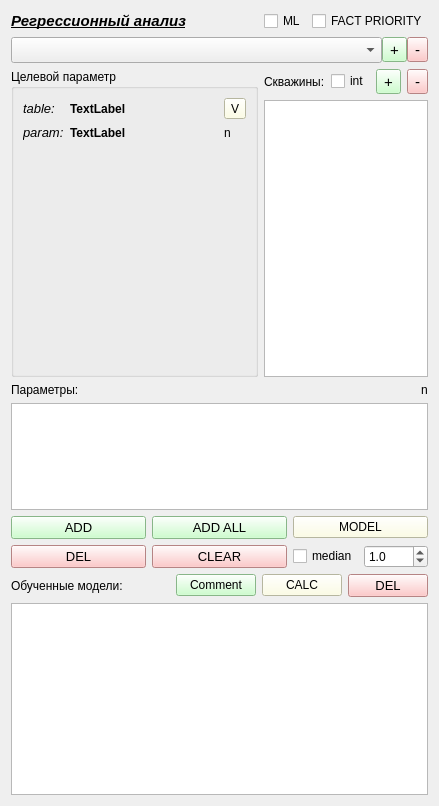
               <widget class="QWidget" name="tab_6">
                <attribute name="title">
                 <string>6</string>
                </attribute>
                <attribute name="toolTip">
                 <string>&lt;html&gt;&lt;head/&gt;&lt;body&gt;&lt;p&gt;Регрессионный анализ&lt;/p&gt;&lt;/body&gt;&lt;/html&gt;</string>
                </attribute>
                <layout class="QGridLayout" name="gridLayout_98">
                 <item row="0" column="0">
                  <layout class="QGridLayout" name="gridLayout_97" rowstretch="0,1,5,3,0">
                   <item row="3" column="0">
                    <layout class="QGridLayout" name="gridLayout_93">
                     <item row="0" column="0">
                      <layout class="QGridLayout" name="gridLayout_91">
                       <item row="1" column="0">
                        <widget class="QListWidget" name="listWidget_reg_param"/>
                       </item>
                       <item row="0" column="0">
                        <layout class="QGridLayout" name="gridLayout_101" columnstretch="1,0">
                         <item row="0" column="0">
                          <widget class="QLabel" name="label_24">
                           <property name="text">
                            <string>Параметры:</string>
                           </property>
                          </widget>
                         </item>
                         <item row="0" column="1">
                          <widget class="QLabel" name="label_reg_n_features">
                           <property name="text">
                            <string>n</string>
                           </property>
                          </widget>
                         </item>
                        </layout>
                       </item>
                      </layout>
                     </item>
                     <item row="1" column="0">
                      <layout class="QGridLayout" name="gridLayout_82">
                       <item row="0" column="1">
                        <widget class="QPushButton" name="pushButton_add_reg_all_param">
                         <property name="font">
                          <font>
                           <pointsize>10</pointsize>
                          </font>
                         </property>
                         <property name="styleSheet">
                          <string notr="true">background-color: rgb(191, 255, 191);</string>
                         </property>
                         <property name="text">
                          <string>ADD ALL</string>
                         </property>
                        </widget>
                       </item>
                       <item row="1" column="1">
                        <widget class="QPushButton" name="pushButton_clear_reg_param">
                         <property name="font">
                          <font>
                           <pointsize>10</pointsize>
                          </font>
                         </property>
                         <property name="toolTip">
                          <string>Очистить список параметров</string>
                         </property>
                         <property name="styleSheet">
                          <string notr="true">background-color: rgb(255, 185, 185);</string>
                         </property>
                         <property name="text">
                          <string>CLEAR</string>
                         </property>
                        </widget>
                       </item>
                       <item row="1" column="0">
                        <widget class="QPushButton" name="pushButton_del_reg_param">
                         <property name="font">
                          <font>
                           <pointsize>10</pointsize>
                          </font>
                         </property>
                         <property name="toolTip">
                          <string>Удалить выбранный параметр</string>
                         </property>
                         <property name="styleSheet">
                          <string notr="true">background-color: rgb(255, 185, 185);</string>
                         </property>
                         <property name="text">
                          <string>DEL</string>
                         </property>
                        </widget>
                       </item>
                       <item row="0" column="0">
                        <widget class="QPushButton" name="pushButton_add_reg_param">
                         <property name="font">
                          <font>
                           <pointsize>10</pointsize>
                          </font>
                         </property>
                         <property name="toolTip">
                          <string>Добавить параметр</string>
                         </property>
                         <property name="autoFillBackground">
                          <bool>false</bool>
                         </property>
                         <property name="styleSheet">
                          <string notr="true">background-color: rgb(191, 255, 191);</string>
                         </property>
                         <property name="text">
                          <string>ADD</string>
                         </property>
                        </widget>
                       </item>
                       <item row="0" column="2">
                        <widget class="QPushButton" name="pushButton_model_reg">
                         <property name="styleSheet">
                          <string notr="true">background-color: rgb(255, 255, 222);</string>
                         </property>
                         <property name="text">
                          <string>MODEL</string>
                         </property>
                        </widget>
                       </item>
                       <item row="1" column="2">
                        <layout class="QGridLayout" name="gridLayout_102">
                         <item row="0" column="0">
                          <widget class="QCheckBox" name="checkBox_reg_features_med">
                           <property name="toolTip">
                            <string>Усредненный сбор данных для модели - медиана в интервале</string>
                           </property>
                           <property name="text">
                            <string>median</string>
                           </property>
                          </widget>
                         </item>
                         <item row="0" column="1">
                          <widget class="QDoubleSpinBox" name="doubleSpinBox_reg_features_med_int">
                           <property name="toolTip">
                            <string>+/- метров от точки</string>
                           </property>
                           <property name="decimals">
                            <number>1</number>
                           </property>
                           <property name="value">
                            <double>1.000000000000000</double>
                           </property>
                          </widget>
                         </item>
                        </layout>
                       </item>
                      </layout>
                     </item>
                    </layout>
                   </item>
                   <item row="1" column="0">
                    <layout class="QGridLayout" name="gridLayout_88" columnstretch="7,1">
                     <property name="spacing">
                      <number>0</number>
                     </property>
                     <item row="0" column="0">
                      <widget class="QComboBox" name="comboBox_reg_analysis">
                       <property name="font">
                        <font>
                         <pointsize>11</pointsize>
                        </font>
                       </property>
                       <property name="toolTip">
                        <string>Выбора модели классификации дискриминантного анализа</string>
                       </property>
                      </widget>
                     </item>
                     <item row="0" column="1">
                      <layout class="QGridLayout" name="gridLayout_86">
                       <item row="0" column="0">
                        <widget class="QToolButton" name="toolButton_add_reg_an">
                         <property name="font">
                          <font>
                           <pointsize>11</pointsize>
                          </font>
                         </property>
                         <property name="toolTip">
                          <string>Добавить регрессионный анализ</string>
                         </property>
                         <property name="styleSheet">
                          <string notr="true">background-color: rgb(191, 255, 191);</string>
                         </property>
                         <property name="text">
                          <string>+</string>
                         </property>
                        </widget>
                       </item>
                       <item row="0" column="1">
                        <widget class="QToolButton" name="toolButton_del_reg_an">
                         <property name="font">
                          <font>
                           <pointsize>11</pointsize>
                          </font>
                         </property>
                         <property name="toolTip">
                          <string/>
                         </property>
                         <property name="styleSheet">
                          <string notr="true">background-color: rgb(255, 185, 185);</string>
                         </property>
                         <property name="text">
                          <string>-</string>
                         </property>
                        </widget>
                       </item>
                      </layout>
                     </item>
                    </layout>
                   </item>
                   <item row="2" column="0">
                    <layout class="QGridLayout" name="gridLayout_96" columnstretch="3,2">
                     <item row="0" column="0">
                      <widget class="QGroupBox" name="groupBox_4">
                       <property name="title">
                        <string>Целевой параметр</string>
                       </property>
                       <layout class="QGridLayout" name="gridLayout_90">
                        <item row="0" column="0">
                         <layout class="QGridLayout" name="gridLayout_89" columnstretch="0,1,0" columnminimumwidth="0,0,0">
                          <item row="1" column="2">
                           <widget class="QLabel" name="label_reg_n_target">
                            <property name="text">
                             <string>n</string>
                            </property>
                           </widget>
                          </item>
                          <item row="1" column="0">
                           <widget class="QLabel" name="label_33">
                            <property name="font">
                             <font>
                              <pointsize>10</pointsize>
                              <italic>true</italic>
                             </font>
                            </property>
                            <property name="text">
                             <string>param:</string>
                            </property>
                           </widget>
                          </item>
                          <item row="0" column="0">
                           <widget class="QLabel" name="label_32">
                            <property name="font">
                             <font>
                              <pointsize>10</pointsize>
                              <italic>true</italic>
                             </font>
                            </property>
                            <property name="text">
                             <string>table:</string>
                            </property>
                           </widget>
                          </item>
                          <item row="0" column="2">
                           <widget class="QToolButton" name="toolButton_update_target_param">
                            <property name="toolTip">
                             <string>Изменить целевой параметр</string>
                            </property>
                            <property name="styleSheet">
                             <string notr="true">background-color: rgb(255, 255, 222);</string>
                            </property>
                            <property name="text">
                             <string>V</string>
                            </property>
                           </widget>
                          </item>
                          <item row="0" column="1">
                           <widget class="QLabel" name="label_target_table">
                            <property name="font">
                             <font>
                              <weight>75</weight>
                              <bold>true</bold>
                             </font>
                            </property>
                            <property name="text">
                             <string>TextLabel</string>
                            </property>
                           </widget>
                          </item>
                          <item row="1" column="1">
                           <widget class="QLabel" name="label_target_param">
                            <property name="font">
                             <font>
                              <weight>75</weight>
                              <bold>true</bold>
                             </font>
                            </property>
                            <property name="text">
                             <string>TextLabel</string>
                            </property>
                           </widget>
                          </item>
                          <item row="2" column="1">
                           <spacer name="verticalSpacer_6">
                            <property name="orientation">
                             <enum>Qt::Vertical</enum>
                            </property>
                            <property name="sizeHint" stdset="0">
                             <size>
                              <width>20</width>
                              <height>40</height>
                             </size>
                            </property>
                           </spacer>
                          </item>
                         </layout>
                        </item>
                       </layout>
                      </widget>
                     </item>
                     <item row="0" column="1">
                      <layout class="QGridLayout" name="gridLayout_95">
                       <item row="1" column="0">
                        <widget class="QListWidget" name="listWidget_reg_well"/>
                       </item>
                       <item row="0" column="0">
                        <layout class="QGridLayout" name="gridLayout_99" columnstretch="3,1,0">
                         <item row="0" column="0">
                          <widget class="QLabel" name="label_10">
                           <property name="text">
                            <string>Скважины:</string>
                           </property>
                          </widget>
                         </item>
                         <item row="0" column="2">
                          <layout class="QGridLayout" name="gridLayout_100">
                           <item row="0" column="0">
                            <widget class="QToolButton" name="toolButton_add_reg_well">
                             <property name="font">
                              <font>
                               <pointsize>11</pointsize>
                              </font>
                             </property>
                             <property name="toolTip">
                              <string>Добавить скважину для обучения регрессионного анализа</string>
                             </property>
                             <property name="styleSheet">
                              <string notr="true">background-color: rgb(191, 255, 191);</string>
                             </property>
                             <property name="text">
                              <string>+</string>
                             </property>
                            </widget>
                           </item>
                           <item row="0" column="1">
                            <widget class="QToolButton" name="toolButton_del_reg_well">
                             <property name="font">
                              <font>
                               <pointsize>11</pointsize>
                              </font>
                             </property>
                             <property name="toolTip">
                              <string>Удалить модель классификации дискриминантного анализа</string>
                             </property>
                             <property name="styleSheet">
                              <string notr="true">background-color: rgb(255, 185, 185);</string>
                             </property>
                             <property name="text">
                              <string>-</string>
                             </property>
                            </widget>
                           </item>
                          </layout>
                         </item>
                         <item row="0" column="1">
                          <widget class="QCheckBox" name="checkBox_reg_well_user_int">
                           <property name="toolTip">
                            <string>Если включено, добавляются пользовательские интервалы</string>
                           </property>
                           <property name="text">
                            <string>int</string>
                           </property>
                          </widget>
                         </item>
                        </layout>
                       </item>
                      </layout>
                     </item>
                    </layout>
                   </item>
                   <item row="4" column="0">
                    <layout class="QGridLayout" name="gridLayout_94">
                     <item row="0" column="0">
                      <layout class="QGridLayout" name="gridLayout_92" columnstretch="3,1,1,0">
                       <item row="0" column="0">
                        <widget class="QLabel" name="label_31">
                         <property name="text">
                          <string>Обученные модели:</string>
                         </property>
                        </widget>
                       </item>
                       <item row="0" column="2">
                        <widget class="QPushButton" name="pushButton_calc_reg_model">
                         <property name="styleSheet">
                          <string notr="true">background-color: rgb(255, 255, 222);</string>
                         </property>
                         <property name="text">
                          <string>CALC</string>
                         </property>
                        </widget>
                       </item>
                       <item row="0" column="3">
                        <widget class="QPushButton" name="pushButton_del_reg_model">
                         <property name="font">
                          <font>
                           <pointsize>10</pointsize>
                          </font>
                         </property>
                         <property name="toolTip">
                          <string>Удалить выбранный параметр</string>
                         </property>
                         <property name="styleSheet">
                          <string notr="true">background-color: rgb(255, 185, 185);</string>
                         </property>
                         <property name="text">
                          <string>DEL</string>
                         </property>
                        </widget>
                       </item>
                       <item row="0" column="1">
                        <widget class="QPushButton" name="pushButton_trained_models_comment">
                         <property name="styleSheet">
                          <string notr="true">background-color: rgb(191, 255, 191);</string>
                         </property>
                         <property name="text">
                          <string>Comment</string>
                         </property>
                        </widget>
                       </item>
                      </layout>
                     </item>
                     <item row="1" column="0">
                      <widget class="QListWidget" name="listWidget_trained_reg_model"/>
                     </item>
                    </layout>
                   </item>
                   <item row="0" column="0">
                    <layout class="QGridLayout" name="gridLayout_108">
                     <item row="0" column="0">
                      <widget class="QLabel" name="label_param_12">
                       <property name="font">
                        <font>
                         <pointsize>11</pointsize>
                         <weight>75</weight>
                         <italic>true</italic>
                         <bold>true</bold>
                         <underline>true</underline>
                        </font>
                       </property>
                       <property name="text">
                        <string>Регрессионный анализ</string>
                       </property>
                      </widget>
                     </item>
                     <item row="0" column="1">
                      <spacer name="horizontalSpacer_2">
                       <property name="orientation">
                        <enum>Qt::Horizontal</enum>
                       </property>
                       <property name="sizeHint" stdset="0">
                        <size>
                         <width>40</width>
                         <height>20</height>
                        </size>
                       </property>
                      </spacer>
                     </item>
                     <item row="0" column="2">
                      <widget class="QCheckBox" name="checkBox_regression_use_ml">
                       <property name="text">
                        <string>ML</string>
                       </property>
                      </widget>
                     </item>
                     <item row="0" column="3">
                      <widget class="QCheckBox" name="checkBox_regression_fact_priority">
                       <property name="text">
                        <string>FACT PRIORITY</string>
                       </property>
                      </widget>
                     </item>
                    </layout>
                   </item>
                  </layout>
                 </item>
                </layout>
               </widget>
